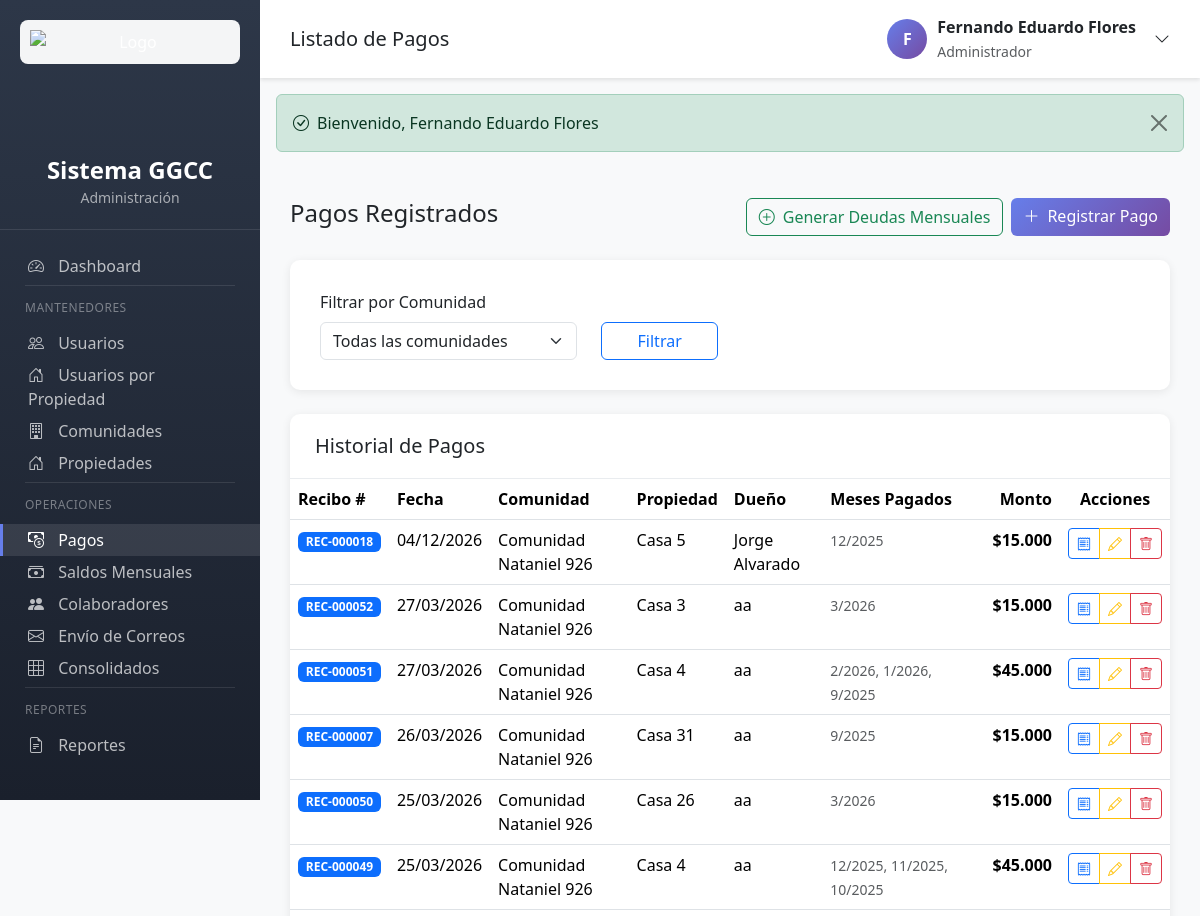
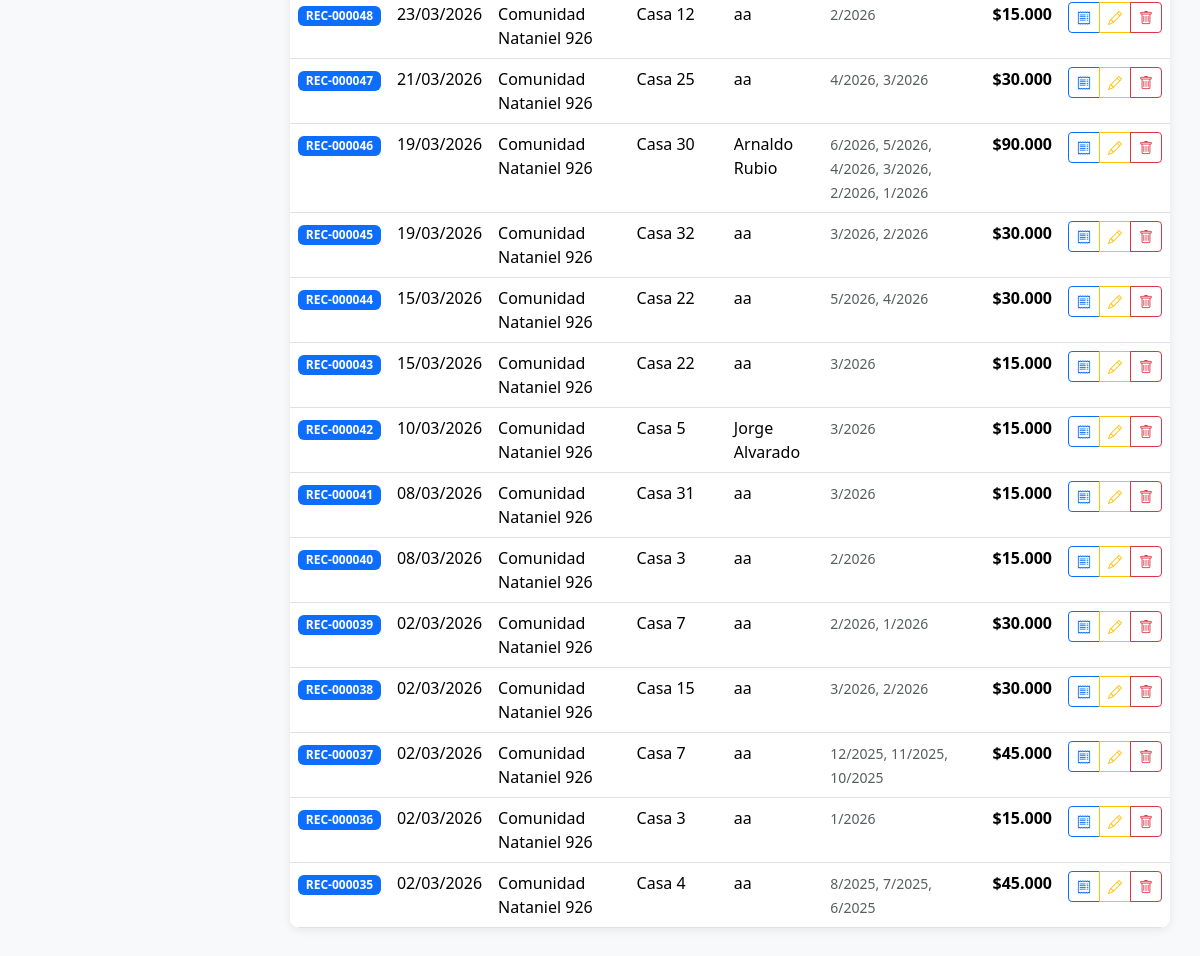
The app's page /pagos.php (signed in) with its own data (2 pictures, top to bottom).
### tables this page shows
CREATE TABLE `pagos` (
  `id` int(11) NOT NULL AUTO_INCREMENT,
  `propiedad_id` int(11) NOT NULL,
  `fecha` date NOT NULL,
  `monto` decimal(10,2) NOT NULL,
  `observaciones` text DEFAULT NULL,
  `saldo_utilizado` decimal(10,2) DEFAULT 0.00,
  `recibo_generado` tinyint(1) DEFAULT 0,
  `recibo_path` varchar(255) DEFAULT NULL,
  `created_at` timestamp NOT NULL DEFAULT current_timestamp(),
  `updated_at` timestamp NOT NULL DEFAULT current_timestamp() ON UPDATE current_timestamp(),
  PRIMARY KEY (`id`),
  KEY `idx_propiedad` (`propiedad_id`),
  KEY `idx_fecha` (`fecha`),
  KEY `idx_created_at` (`created_at`),
  CONSTRAINT `pagos_ibfk_1` FOREIGN KEY (`propiedad_id`) REFERENCES `propiedades` (`id`) ON DELETE CASCADE
);

CREATE TABLE `comunidades` (
  `id` int(11) NOT NULL AUTO_INCREMENT,
  `nombre` varchar(150) NOT NULL,
  `direccion` text NOT NULL,
  `pais` varchar(50) DEFAULT 'Chile',
  `region` varchar(100) NOT NULL,
  `comuna` varchar(100) NOT NULL,
  `nombre_presidente` varchar(100) NOT NULL,
  `whatsapp_presidente` varchar(20) DEFAULT NULL,
  `email_presidente` varchar(100) DEFAULT NULL,
  `activo` tinyint(1) DEFAULT 1,
  `created_at` timestamp NOT NULL DEFAULT current_timestamp(),
  `updated_at` timestamp NOT NULL DEFAULT current_timestamp() ON UPDATE current_timestamp(),
  PRIMARY KEY (`id`),
  KEY `idx_nombre` (`nombre`),
  KEY `idx_activo` (`activo`),
  KEY `idx_comuna` (`comuna`)
);

CREATE TABLE `propiedades` (
  `id` int(11) NOT NULL AUTO_INCREMENT,
  `comunidad_id` int(11) NOT NULL,
  `nombre` varchar(100) NOT NULL,
  `tipo` enum('Casa','Departamento','Parcela') NOT NULL,
  `precio_gastos_comunes` decimal(10,2) NOT NULL DEFAULT 0.00,
  `nombre_dueno` varchar(100) NOT NULL,
  `email_dueno` varchar(100) NOT NULL,
  `whatsapp_dueno` varchar(20) DEFAULT NULL,
  `nombre_agente` varchar(100) DEFAULT NULL,
  `email_agente` varchar(100) DEFAULT NULL,
  `whatsapp_agente` varchar(20) DEFAULT NULL,
  `saldo` decimal(10,2) DEFAULT 0.00,
  `activo` tinyint(1) DEFAULT 1,
  `created_at` timestamp NOT NULL DEFAULT current_timestamp(),
  `updated_at` timestamp NOT NULL DEFAULT current_timestamp() ON UPDATE current_timestamp(),
  PRIMARY KEY (`id`),
  KEY `idx_comunidad` (`comunidad_id`),
  KEY `idx_tipo` (`tipo`),
  KEY `idx_activo` (`activo`),
  KEY `idx_email_dueno` (`email_dueno`),
  CONSTRAINT `propiedades_ibfk_1` FOREIGN KEY (`comunidad_id`) REFERENCES `comunidades` (`id`) ON DELETE CASCADE
);

### app/controllers/PagosController.php (called while the page is built, shortened)
<?php
class PagosController {
    private Pago $pagoModel;
    public function __construct() {
        $this->pagoModel = new Pago();
    }
    public function index(): void {
        $comunidadId = isset($_GET['comunidad_id']) ? (int) $_GET['comunidad_id'] : null;
        $pagination = getPaginationParams(20);
        if ($comunidadId) {
            $totalRecords = $this->pagoModel->countPagos($comunidadId);
            $pagos = $this->pagoModel->getByComunidadPaginated($comunidadId, $pagination['offset'], $pagination['perPage']);
        } else {
            $pagos = $this->pagoModel->getAllWithDetailsPaginated($pagination['offset'], $pagination['perPage']);
        }
        require_once VIEWS_PATH . '/pagos/index.php';
    }
}

### config/config.php (called while the page is built, shortened)
<?php
spl_autoload_register(function ($class) {
    $paths = [
        APP_PATH . '/controllers/',
        APP_PATH . '/models/',
        APP_PATH . '/helpers/'
    ];
    foreach ($paths as $path) {
        $file = $path . $class . '.php';
        if (file_exists($file)) {
            return;
        }
    }
});
function e(string $text): string {
    return htmlspecialchars($text, ENT_QUOTES, 'UTF-8');
}
function generateCSRFToken(): string {
    return $_SESSION['csrf_token'];
}
function formatMoney(float $amount): string {
    return '$' . number_format($amount, 0, ',', '.');
}
function formatDate(string $date, string $format = 'd/m/Y'): string {
    return date($format, strtotime($date));
}
require_once APP_PATH . '/helpers/PaginationHelper.php';

### config/database.php (called while the page is built, shortened)
<?php
class Database {
    private static ?PDO $instance = null;
    public static function getConnection(): PDO {
        if (self::$instance === null) {
            try {
                $dsn = "mysql:host=" . DB_HOST . ";dbname=" . DB_NAME . ";charset=" . DB_CHARSET;
                $options = [
                    PDO::ATTR_ERRMODE => PDO::ERRMODE_EXCEPTION,
                    PDO::ATTR_DEFAULT_FETCH_MODE => PDO::FETCH_ASSOC,
                    PDO::ATTR_EMULATE_PREPARES => false,
                    PDO::MYSQL_ATTR_INIT_COMMAND => "SET NAMES " . DB_CHARSET . " COLLATE utf8mb4_unicode_ci"
                ];
                self::$instance = new PDO($dsn, DB_USER, DB_PASS, $options);
            } catch (PDOException $e) {
                throw new Exception("Error de conexión a la base de datos: " . $e->getMessage());
            }
        }
        return self::$instance;
    }
}
function getDB(): PDO {
    return Database::getConnection();
}

### app/helpers/PaginationHelper.php (called while the page is built, shortened)
<?php
class PaginationHelper {
    public static function getParams(int $defaultPerPage = 20): array {
        $page = isset($_GET['page']) ? (int) $_GET['page'] : 1;
        $perPage = isset($_GET['per_page']) ? (int) $_GET['per_page'] : $defaultPerPage;
        $offset = ($page - 1) * $perPage;
        return [
            'page' => $page,
            'perPage' => $perPage,
            'offset' => $offset
        ];
    }
}
function getPaginationParams(int $defaultPerPage = 20): array {
    return PaginationHelper::getParams($defaultPerPage);
}

### app/models/Model.php (called while the page is built, shortened)
<?php
abstract class Model {
    public function __construct() {
        $this->db = getDB();
    }
}

### app/models/Pago.php (called while the page is built, shortened)
<?php
require_once __DIR__ . '/Model.php';
class Pago extends Model {
    protected string $table = 'pagos';
    public function getAllWithDetailsPaginated(int $offset, int $limit): array {
        $sql = "SELECT p.*,
                       pr.nombre as propiedad_nombre,
                       pr.nombre_dueno,
                       c.nombre as comunidad_nombre,
                       GROUP_CONCAT(DISTINCT CONCAT(d.mes, '-', d.anio) ORDER BY d.anio DESC, d.mes DESC SEPARATOR ', ') as meses_pagados
                FROM {$this->table} p
                LEFT JOIN propiedades pr ON p.propiedad_id = pr.id
                LEFT JOIN comunidades c ON pr.comunidad_id = c.id
                LEFT JOIN pagos_detalle pd ON p.id = pd.pago_id
                LEFT JOIN deudas d ON pd.deuda_id = d.id
                GROUP BY p.id
                ORDER BY p.fecha DESC, p.id DESC
                LIMIT :limit OFFSET :offset";
        $stmt = $this->db->prepare($sql);
        $stmt->bindValue(':limit', $limit, PDO::PARAM_INT);
        $stmt->bindValue(':offset', $offset, PDO::PARAM_INT);
        $stmt->execute();
        return $stmt->fetchAll();
    }
}

### app/views/pagos/index.php (the view, shortened to what this page needs)
<?php
require_once __DIR__ . '/../partials/header.php';
?>
<div class="d-flex justify-content-between align-items-center mb-4">
    <h4>Pagos Registrados</h4>
    <div class="d-flex gap-2">
        <button class="btn btn-outline-success" data-bs-toggle="modal" data-bs-target="#generarDeudasModal">
            <i class="bi bi-plus-circle me-2"></i>Generar Deudas Mensuales
        </button>
        <a href="pagos.php?action=create" class="btn btn-primary-custom">
            <i class="bi bi-plus-lg me-2"></i>Registrar Pago
        </a>
    </div>
</div>
<div class="form-section mb-4">
    <form method="GET" action="pagos.php" class="row align-items-end">
        <div class="col-md-4">
            <label class="form-label">Filtrar por Comunidad</label>
            <select name="comunidad_id" class="form-select" onchange="this.form.submit()">
                <option value="">Todas las comunidades</option>
            </select>
        </div>
        <div class="col-md-2">
            <button type="submit" class="btn btn-outline-primary w-100">Filtrar</button>
        </div>
    </form>
</div>
<div class="table-container">
    <div class="table-header">
        <h5 class="mb-0">Historial de Pagos</h5>
    </div>
    <div class="table-body">
        <table class="table table-hover mb-0">
            <thead>
                <tr>
                    <th>Recibo #</th>
                    <th>Fecha</th>
                    <th>Comunidad</th>
                    <th>Propiedad</th>
                    <th>Dueño</th>
                    <th>Meses Pagados</th>
                    <th class="text-end">Monto</th>
                    <th class="text-center">Acciones</th>
                </tr>
            </thead>
            <tbody>
                <?php if (empty($pagos)): ?>
                    <tr>
                        <td colspan="8" class="text-center text-muted py-5">
                            <i class="bi bi-cash-coin display-4 d-block mb-3"></i>
                            No hay pagos registrados
                        </td>
                    </tr>
                <?php else: ?>
                    <?php foreach ($pagos as $pago): ?>
                        <tr>
                            <td>
                                <span class="badge bg-primary">REC-<?= str_pad($pago['id'], 6, '0', STR_PAD_LEFT) ?></span>
                            </td>
                            <td><?= formatDate($pago['fecha']) ?></td>
                            <td><?= e($pago['comunidad_nombre'] ?? 'N/A') ?></td>
                            <td><?= e($pago['propiedad_nombre'] ?? 'N/A') ?></td>
                            <td><?= e($pago['nombre_dueno'] ?? 'N/A') ?></td>
                            <td>
                                <small class="text-muted">
                                    <?= $pago['meses_pagados'] ? str_replace('-', '/', $pago['meses_pagados']) : 'N/A' ?>
                                </small>
                            </td>
                            <td class="text-end fw-bold"><?= formatMoney((float)$pago['monto']) ?></td>
                            <td class="text-center">
                                <div class="btn-group btn-group-sm" role="group">
                                    <a href="pagos.php?action=recibo&id=<?= $pago['id'] ?>"
                                       class="btn btn-outline-primary" title="Ver Recibo">
                                        <i class="bi bi-receipt"></i>
                                    </a>
                                    <a href="pagos.php?action=edit&id=<?= $pago['id'] ?>"
                                       class="btn btn-outline-warning" title="Editar Pago">
                                        <i class="bi bi-pencil"></i>
                                    </a>
                                    <a href="pagos.php?action=delete&id=<?= $pago['id'] ?>&csrf_token=<?= generateCSRFToken() ?>"
                                       class="btn btn-outline-danger" title="Eliminar Pago"
                                       onclick="return confirm('¿Está seguro de eliminar este pago? Las deudas asociadas volverán a estado Pendiente.')">
                                        <i class="bi bi-trash"></i>
                                    </a>
                                </div>
                            </td>
                        </tr>
                    <?php endforeach; ?>
                <?php endif; ?>
            </tbody>
        </table>
    </div>
</div>
<?php require_once __DIR__ . '/../partials/footer.php'; ?>

### app/views/partials/header.php (style rules this page uses)
:root { --sidebar-width: 260px; --primary-color: #667eea; --secondary-color: #764ba2; }
body { background-color: #f8f9fa; }
.table-container { background: white; border-radius: 10px; box-shadow: 0 2px 10px rgba(0,0,0,0.08); overflow: hidden; }
.table-container .table-header { padding: 20px 25px; border-bottom: 1px solid #e9ecef; display: flex; justify-content: space-between; align-items: center; }
.table-container .table-body { padding: 0; }
.form-section { background: white; border-radius: 10px; box-shadow: 0 2px 10px rgba(0,0,0,0.08); padding: 30px; }
.btn-primary-custom { background: linear-gradient(135deg, #667eea 0%, #764ba2 100%); border: none; color: white; }

### records on screen
pagos: id "000018", fecha "04/12/2026", comunidades.nombre "Comunidad Nataniel 926", propiedad.nombre "Casa 5", propiedad.nombre_dueno "Jorge Alvarado", meses_pagados "12/2025", monto "$15.000"
pagos: id "000052", fecha "27/03/2026", comunidades.nombre "Comunidad Nataniel 926", propiedad.nombre "Casa 3", propiedad.nombre_dueno "aa", meses_pagados "3/2026", monto "$15.000"
pagos: id "000051", fecha "27/03/2026", comunidades.nombre "Comunidad Nataniel 926", propiedad.nombre "Casa 4", propiedad.nombre_dueno "aa", meses_pagados "2/2026, 1/2026, 9/2025", monto "$45.000"
pagos: id "000007", fecha "26/03/2026", comunidades.nombre "Comunidad Nataniel 926", propiedad.nombre "Casa 31", propiedad.nombre_dueno "aa", meses_pagados "9/2025", monto "$15.000"
pagos: id "000050", fecha "25/03/2026", comunidades.nombre "Comunidad Nataniel 926", propiedad.nombre "Casa 26", propiedad.nombre_dueno "aa", meses_pagados "3/2026", monto "$15.000"
pagos: id "000049", fecha "25/03/2026", comunidades.nombre "Comunidad Nataniel 926", propiedad.nombre "Casa 4", propiedad.nombre_dueno "aa", meses_pagados "12/2025, 11/2025, 10/2025", monto "$45.000"
pagos: id "000048", fecha "23/03/2026", comunidades.nombre "Comunidad Nataniel 926", propiedad.nombre "Casa 12", propiedad.nombre_dueno "aa", meses_pagados "2/2026", monto "$15.000"
pagos: id "000047", fecha "21/03/2026", comunidades.nombre "Comunidad Nataniel 926", propiedad.nombre "Casa 25", propiedad.nombre_dueno "aa", meses_pagados "4/2026, 3/2026", monto "$30.000"
pagos: id "000046", fecha "19/03/2026", comunidades.nombre "Comunidad Nataniel 926", propiedad.nombre "Casa 30", propiedad.nombre_dueno "Arnaldo Rubio", meses_pagados "6/2026, 5/2026, 4/2026, 3/2026, 2/2026, 1/2026", monto "$90.000"
pagos: id "000045", fecha "19/03/2026", comunidades.nombre "Comunidad Nataniel 926", propiedad.nombre "Casa 32", propiedad.nombre_dueno "aa", meses_pagados "3/2026, 2/2026", monto "$30.000"
pagos: id "000044", fecha "15/03/2026", comunidades.nombre "Comunidad Nataniel 926", propiedad.nombre "Casa 22", propiedad.nombre_dueno "aa", meses_pagados "5/2026, 4/2026", monto "$30.000"
pagos: id "000043", fecha "15/03/2026", comunidades.nombre "Comunidad Nataniel 926", propiedad.nombre "Casa 22", propiedad.nombre_dueno "aa", meses_pagados "3/2026", monto "$15.000"
pagos: id "000042", fecha "10/03/2026", comunidades.nombre "Comunidad Nataniel 926", propiedad.nombre "Casa 5", propiedad.nombre_dueno "Jorge Alvarado", meses_pagados "3/2026", monto "$15.000"
pagos: id "000041", fecha "08/03/2026", comunidades.nombre "Comunidad Nataniel 926", propiedad.nombre "Casa 31", propiedad.nombre_dueno "aa", meses_pagados "3/2026", monto "$15.000"
pagos: id "000040", fecha "08/03/2026", comunidades.nombre "Comunidad Nataniel 926", propiedad.nombre "Casa 3", propiedad.nombre_dueno "aa", meses_pagados "2/2026", monto "$15.000"
pagos: id "000039", fecha "02/03/2026", comunidades.nombre "Comunidad Nataniel 926", propiedad.nombre "Casa 7", propiedad.nombre_dueno "aa", meses_pagados "2/2026, 1/2026", monto "$30.000"
pagos: id "000038", fecha "02/03/2026", comunidades.nombre "Comunidad Nataniel 926", propiedad.nombre "Casa 15", propiedad.nombre_dueno "aa", meses_pagados "3/2026, 2/2026", monto "$30.000"
pagos: id "000037", fecha "02/03/2026", comunidades.nombre "Comunidad Nataniel 926", propiedad.nombre "Casa 7", propiedad.nombre_dueno "aa", meses_pagados "12/2025, 11/2025, 10/2025", monto "$45.000"
pagos: id "000036", fecha "02/03/2026", comunidades.nombre "Comunidad Nataniel 926", propiedad.nombre "Casa 3", propiedad.nombre_dueno "aa", meses_pagados "1/2026", monto "$15.000"
pagos: id "000035", fecha "02/03/2026", comunidades.nombre "Comunidad Nataniel 926", propiedad.nombre "Casa 4", propiedad.nombre_dueno "aa", meses_pagados "8/2025, 7/2025, 6/2025", monto "$45.000"

### other values on screen
APP_NAME "Sistema GGCC"
$title "Listado de Pagos"
substr($_SESSION['user_nombre'] ?? 'A', 0, 1) "F"
$_SESSION['user_nombre'] "Fernando Eduardo Flores"
$_SESSION['user_rol'] "Administrador"
$success "Bienvenido, Fernando Eduardo Flores"
